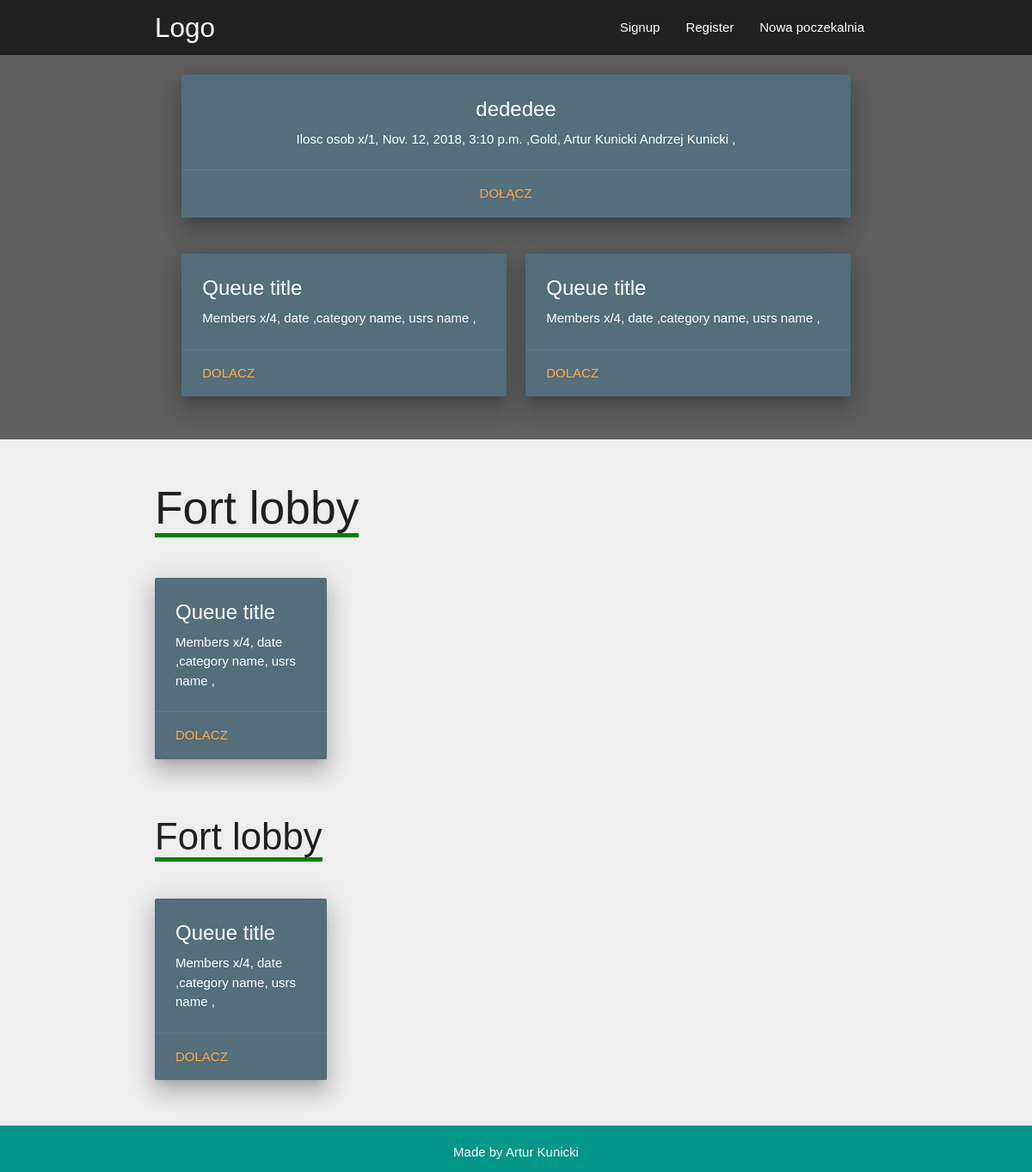
The page / on the database its author committed.
### lobby/models.py (models this page shows, shortened)
class Queue(models.Model):
    title = models.CharField(max_length=50)
    members = models.IntegerField()
    date = models.DateTimeField()
    category = models.ForeignKey(Category, on_delete=models.DO_NOTHING,blank=True,null=True, related_name='cat')
    usrs = models.ManyToManyField(Profile)

class Category(models.Model):
    title = models.CharField(max_length=20)

### accounts/models.py (models this page shows, shortened)
class Profile(models.Model):
    name = models.CharField(max_length=40)
    thumbnail = models.ImageField(upload_to="accounts")
    gold = models.IntegerField()
    solus = models.IntegerField()
    alliance = models.IntegerField()
    reputation = models.IntegerField()
    user = models.OneToOneField(User, on_delete=models.CASCADE)

### lobby/views.py (the view)
# urls.py: path('', views.index, name="index"),
def index(request):
    fort  = Queue.objects.order_by('-id')[:1]
    context = {
        'fort':fort,
    }
    return render(request, 'lobby/index.html',context)

### templates/lobby/index.html
{% extends 'base.html' %}
{% block content%}
  <div class='section1'>
  <div class="container">
    <div class="section">
          <div class="row center-align" style="padding: 0 20px 0 20px; align-">
              <div class="col s12 m12">
                <div class="card blue-grey darken-1 z-depth-4">
                  <div class="card-content white-text">
                    <span class="card-title">{% for fort in fort %}
                              {{ fort.title}}
                    </span>
                    <p>Ilosc osob x/{{ fort.members}},  {{ fort.date}} ,{{ fort.category.title}},
                        {% for profile in fort.usrs.all %}
                        {{ profile.name}}
                        {% endfor %}
                      , </p>
                  </div>
                  <div class="card-action">
                    <a href="{% url 'detail' fort.id %}">Dołącz</a>
                    {% endfor %}
                  </div>
                </div>
              </div>
          </div>
           <div class="row" style="padding: 0 20px 0 20px;">
              <div class="col s12 m6" >
                <div class="card blue-grey darken-1 z-depth-4">
                  <div class="card-content white-text">
                    <span class="card-title">Queue title</span>
                    <p>Members x/4,  date ,category name, usrs name , </p>
                  </div>
                  <div class="card-action">
                    <a href="#">Dolacz</a>
                  </div>
                </div>
              </div>
              <div class="col s12 m6">
                <div class="card blue-grey darken-1 z-depth-4">
                  <div class="card-content white-text">
                    <span class="card-title">Queue title</span>
                    <p>Members x/4,  date ,category name, usrs name , </p>
                  </div>
                  <div class="card-action">
                    <a href="#">Dolacz</a>
                  </div>
                </div>
              </div>
          </div>
    </div>
  </div>
  </div>
  <div class='section2'>
  <div class="container">
    <div class="section">
        <div class="fort">
        <h2><span style="border-bottom: 5px solid green;">Fort lobby<span></h3><br>
             <div class="col s12 m6" style="width:200px;">
                <div class="card blue-grey darken-1 z-depth-4">
                  <div class="card-content white-text">
                    <span class="card-title">Queue title</span>
                    <p>Members x/4,  date ,category name, usrs name , </p>
                  </div>
                  <div class="card-action">
                    <a href="#">Dolacz</a>
                  </div>
                </div>
              </div>
        <br>
       </div>
       <div class="atena">
         <h3><span style="border-bottom: 5px solid green;">Fort lobby<span></h3>
                <br>
               <div class="col s12 m6" style="width:200px;">
                <div class="card blue-grey darken-1 z-depth-4">
                  <div class="card-content white-text">
                    <span class="card-title">Queue title</span>
                    <p>Members x/4,  date ,category name, usrs name , </p>
                  </div>
                  <div class="card-action">
                    <a href="#">Dolacz</a>
                  </div>
                </div>
              </div>
        <br>
       </div>
    </div>
  </div>
  </div>
{% endblock %}

### sot/static/css/style.css (style rules this page uses)
* { margin:0; padding:0; }
.section1 { background-color: #606060 ; width:100%; height: 100%; }
.section2 { background-color: #eeeeee; width:100%; height: 100%; }
.section2 { background-color: #eeeeee ; width:100%; height: 100%; }
body { margin: 0; padding: 0; font-family: sans-serif; background-color: #485460; }

### rows shown on the page
Queue: title "dededee", members "1", date "Nov. 12, 2018, 3:10 p.m.", category "Gold"
Profile: name "Artur Kunicki"
Profile: name "Andrzej Kunicki"
